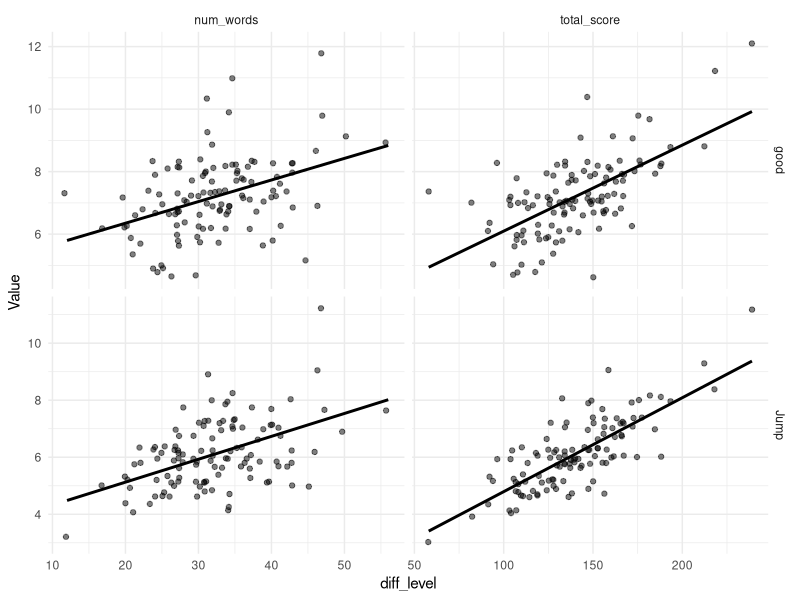

Reproduce this figure in R.
library(tidyverse)

data <- read_csv('../data/calculated_scores.csv') %>% 
  separate(words_score, into = c(NA, 'num_words', 'total_score', NA), convert = TRUE) %>% 
  pivot_longer(cols = c('good', 'Jump'), names_to = 'Metric', values_to = 'Value') %>% 
  pivot_longer(cols = c('num_words', 'total_score'), names_to = 'difficulty', values_to = 'diff_level') %>% 
  select(Metric, Value, difficulty, diff_level)

data %>% 
  ggplot(aes(x = diff_level, y = Value)) +
  theme_minimal() +
  geom_jitter(alpha = 0.5) +
  geom_smooth(formula = y~x, method = 'lm', se = FALSE, color = 'black') +
  facet_grid(rows = vars(Metric), cols = vars(difficulty), scales = 'free') +
  scale_y_continuous(breaks = seq(0, 16, 2))
